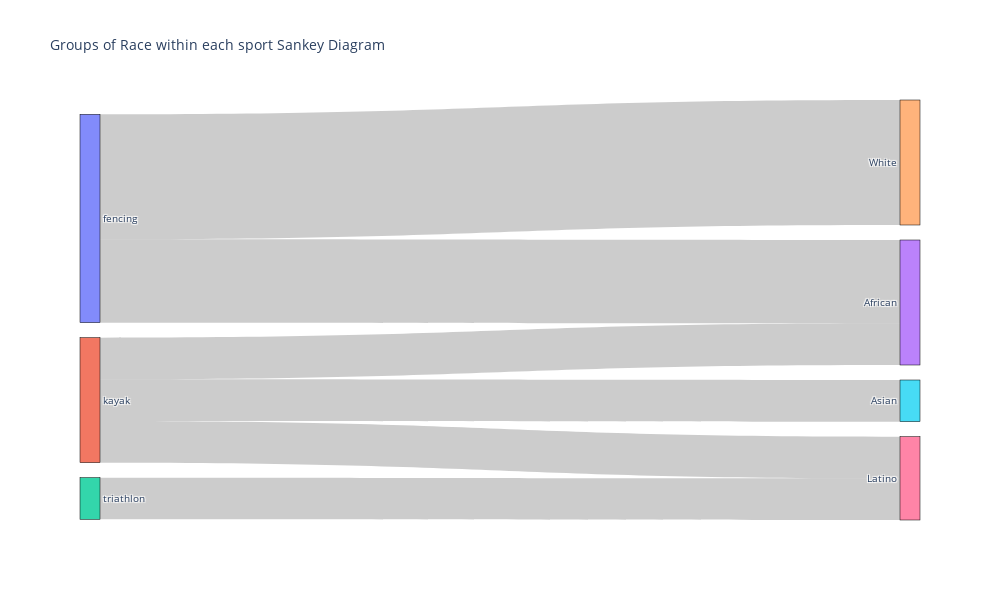

The code cell stored with this chart in its notebook:
### Markdown cell above
26.Create a sankey diagram to show the groups of race within each sport

### Code cell
sport_group=data_Athletes['sport'].unique()

race_group=data_Athletes['Ethnicity'].unique()

sport_race_group=data_Athletes.groupby(['sport', 'Ethnicity']).size().reset_index(name='count')

sport_race_group.columns=['source','target','value']


unique_source_target_values = list(pd.unique(sport_race_group[['source', 'target']].values.ravel('K')))


#for assigning unique number to each source and target
mapping_dictionary = {k: v for v, k in enumerate(unique_source_target_values)}


#mapping of full data
sport_race_group['source']=sport_race_group['source'].map(mapping_dictionary)

sport_race_group['target']=sport_race_group['target'].map(mapping_dictionary)


#converting full dataframe as list for using with in plotly
links_dict = sport_race_group.to_dict(orient='list')

#Sankey Diagram 
fig = go.Figure(data=[go.Sankey(
    node = dict(
      pad = 15,
      thickness = 20,
      line = dict(color = "black", width = 0.5),
      label =unique_source_target_values,      
    ),
    link = dict(
      source = links_dict["source"],
      target = links_dict["target"],
      value = links_dict["value"],
  
  ))])
fig.update_layout(title_text="Groups of Race within each sport Sankey Diagram", font_size=10,width=1000, height=600)
fig.show()

### Figure 1 — Plotly figure (JSON) as saved in the notebook; plotly's stock layout.template omitted (floating-point values rounded to 4 significant figures)
{"data": [{"link": {"source": [0, 0, 1, 1, 1, 2], "target": [3, 4, 3, 5, 6, 6], "value": [4, 6, 2, 2, 2, 2]}, "node": {"label": ["fencing", "kayak", "triathlon", "African", "White", "Asian", "Latino"], "line": {"color": "black", "width": 0.5}, "pad": 15, "thickness": 20}, "type": "sankey"}], "layout": {"font": {"size": 10}, "height": 600, "title": {"text": "Groups of Race within each sport Sankey Diagram"}, "width": 1000}}
